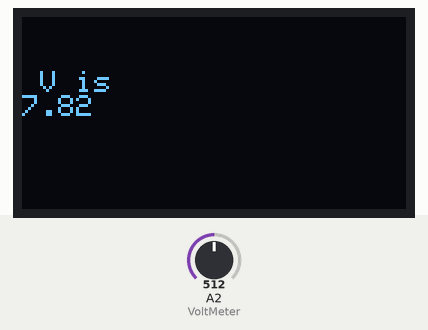
The sketch below on a simulated Arduino Uno, built with avr-gcc and run on an emulated ATmega328P. Parts: 128×64 one-colour display. The test bench sets the inputs (shaded band); at power-on: A2 (VoltMeter) = 512.

Above: at 3.2 s.
3.3 s: A2 (VoltMeter) set to 716
At 4.6 s:
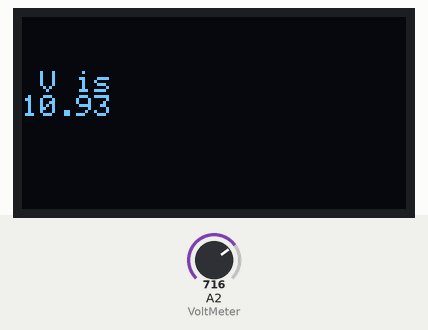
4.9 s: A2 (VoltMeter) set to 900
At 6.0 s:
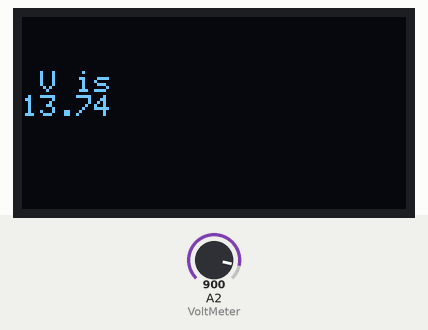
6.5 s: A2 (VoltMeter) set to 1023
At 8.0 s:
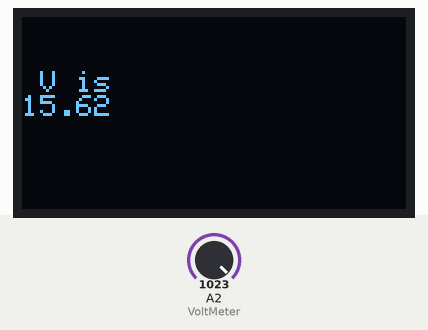
Timing chart, 0 to 9.5 s (numbered marks = the images above; inputs shaded):
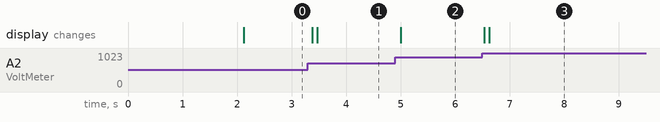

Measured:
- after the input at 3.3 s, the display: first changes after 0.08 s (image 1 shows a later state)
- after the input at 4.9 s, the display: changes after 0.10 s (image 2)
- after the input at 6.5 s, the display: first changes at once (image 3 shows a later state)

The sketch:

Voltmeter_1.ino
```cpp
#include <Wire.h>
#include <Adafruit_GFX.h>
#include <Adafruit_SSD1306.h>
#define SCREEN_WIDTH 128 // OLED display width, in pixels
#define SCREEN_HEIGHT 64 // OLED display height, in pixels

// Declaration for an SSD1306 display connected to I2C (SDA, SCL pins)
Adafruit_SSD1306 display(SCREEN_WIDTH, SCREEN_HEIGHT, &Wire, -1);


const int VoltMeter = 2;
float V = 0.00;

void setup() {
  Serial.begin(115200);

  if(!display.begin(SSD1306_SWITCHCAPVCC, 0x3C)) { // Address 0x3D for 128x64
    Serial.println(F("SSD1306 allocation failed"));
    for(;;);
  }

  delay(2000);
  display.clearDisplay();
  display.setTextColor(WHITE);

}
void loop() {

  float R1 = 10000;//5100.00;
  float R2 = 4700;//2000; //4700.00;
  float resistor_ratio = 0.00;
  float adc_value = 0.00;
  float voltage = 0.00;
  resistor_ratio = (R2 / (R1 + R2));

  for (int i = 0; i < 20 ; i++)
  {
    adc_value = adc_value + analogRead(VoltMeter);
    delay(3);
  }
    adc_value = adc_value / 20;
    voltage = ((adc_value * 5) / 1024);
    V = voltage / resistor_ratio;


display.setCursor(0,10);
  // Display static text
  display.println("\n V is");
  display.print(V);
  display.print(" ");
  display.display();
  display.clearDisplay();

}
```
